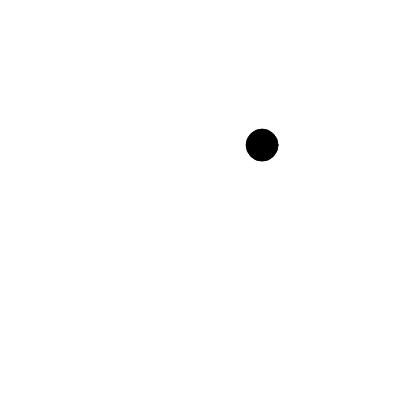
Frame 1 (no input)
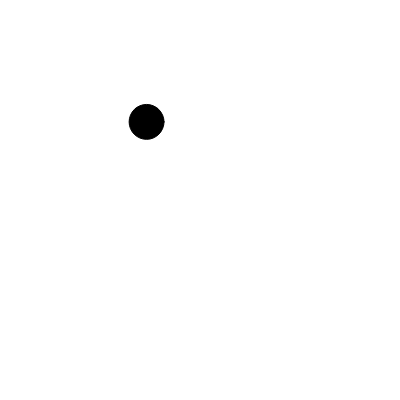
Frame 60 (no input)
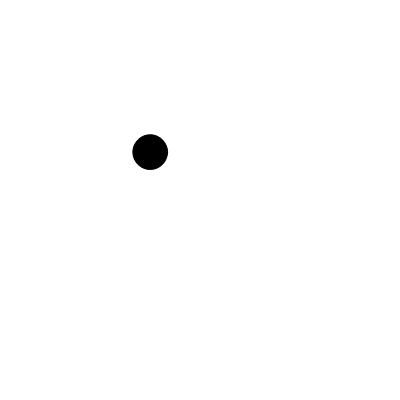
Frame 120 (the mouse pressed at the canvas centre since frame 60)

The p5.js sketch that drew these frames (run headless with seeded random() and noise() and a simulated clock; from frame 60 on, the mouse is pressed at the canvas centre):

// p5.js sketch
// ── sketch.js
let x = 200, y = 200, diam = 50;

function setup() {
  createCanvas(400, 400);
  fill(0);
}

function draw() {
  background(255);
  
  // get some noise values
  let nx = noise(frameCount/100);
  let ny = noise(50+frameCount/99);
  let dx = noise(100+frameCount/200);
  
  // map them to the range we want
  diam = map(dx, 0, 1, 10, 100);
  x = map(nx, 0, 1, diam/2, width-diam/2);
  y = map(ny, 0, 1, diam/2, height-diam/2);
  
  // and draw the circle
  circle(x, y, diam);
}
